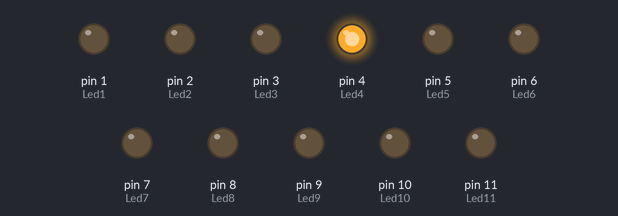
Recording of a sketch running on a simulated Arduino Uno, built with avr-gcc and run on an emulated ATmega328P. Parts: output pins drawn as LEDs (lit = HIGH).

Above: at 0.1 s.
At 0.9 s:
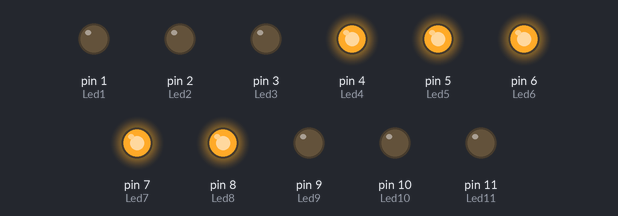
At 1.7 s:
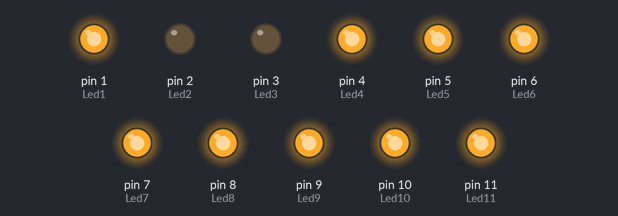
At 12.7 s:
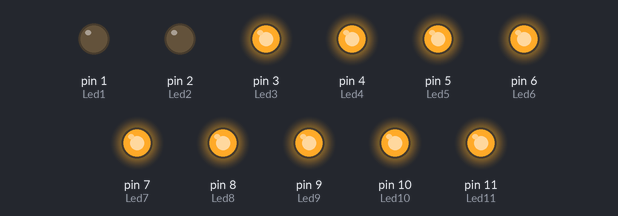
At 25.3 s:
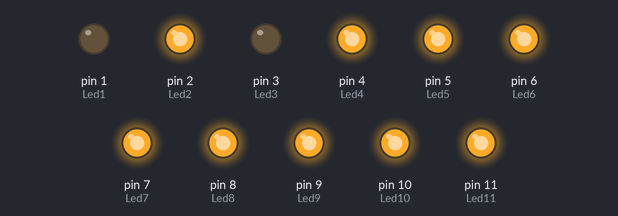
At 36.3 s:
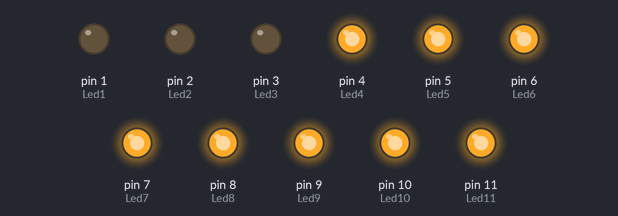
Timing chart, 0 to 39.4 s (numbered marks = the images above):
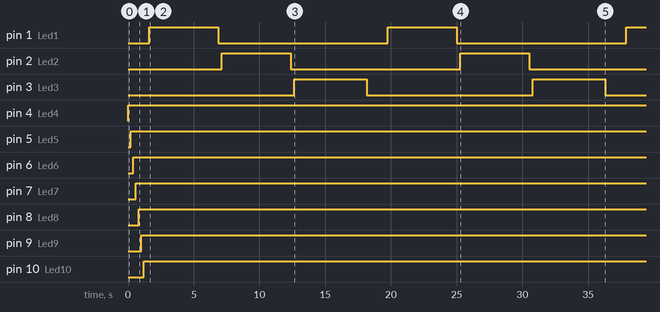

The sketch:

_____v1.ino
```cpp
int Led1 = 1;
int Led2 = 2;
int Led3 = 3;
const int Led4 = 4;
const int Led5 = 5;
const int Led6 = 6;
const int Led7 = 7;
const int Led8 = 8;
const int Led9 = 9;
const int Led10 = 10;
const int Led11 = 11;

void setup() {
  pinMode(Led1, OUTPUT);
  pinMode(Led2, OUTPUT);
  pinMode(Led3, OUTPUT);
  pinMode(Led4, OUTPUT);
  pinMode(Led5, OUTPUT);
  pinMode(Led6, OUTPUT);
  pinMode(Led7, OUTPUT);
  pinMode(Led8, OUTPUT);
  pinMode(Led9, OUTPUT);
  pinMode(Led10, OUTPUT);
  pinMode(Led11, OUTPUT);


}
void Kim(int pin, int speed) {
  for (int brightness = 255; brightness >= 0; brightness--) {
    analogWrite(pin, brightness);
    delay(speed);
  }
}
void Dight3() {
  digitalWrite(9, HIGH);
  digitalWrite(10, HIGH);
  digitalWrite(4, HIGH);
  digitalWrite(5, HIGH);
  digitalWrite(7, HIGH);
}
void Dight2() {
  digitalWrite(10, HIGH);
  digitalWrite(11, HIGH);
  digitalWrite(7, HIGH);
  digitalWrite(6, HIGH);
  digitalWrite(5, HIGH);
}
void Dight1() {
  digitalWrite(4, HIGH);
  digitalWrite(10, HIGH);
}

void loop() {
  int i = 200;
  digitalWrite(Led4, HIGH);
  delay(i);
  digitalWrite(Led5, HIGH);
  delay(i);
  digitalWrite(Led6, HIGH);
  delay(i);
  digitalWrite(Led7, HIGH);
  delay(i);
  digitalWrite(Led8, HIGH);
  delay(i);
  digitalWrite(Led9, HIGH);
  delay(i);
  digitalWrite(Led10, HIGH);
  delay(i);
  digitalWrite(Led11, HIGH);
  delay(i);
 analogWrite (Led1, 255); delay(5000);
  Kim(Led1, 2);
  analogWrite (Led2, 255); delay(5000);
  Kim(Led2, 2);
  analogWrite (Led3, 255); delay(5000);
  Kim(Led3, 2);
}
```

Measured:
- by itself, pin 1 (Led1), pin 2 (Led2): alternates HIGH for 5.3 s and LOW for 12.9 s
- by itself, pin 3 (Led3): alternates HIGH for 5.5 s and LOW for 12.6 s
- by itself, pin 4 (Led4): LOW → HIGH at 0.00 s
- by itself, pin 5 (Led5): LOW → HIGH at 0.20 s
- by itself, pin 6 (Led6): LOW → HIGH at 0.40 s
- by itself, pin 7 (Led7): LOW → HIGH at 0.60 s
- by itself, pin 8 (Led8): LOW → HIGH at 0.80 s
- by itself, pin 9 (Led9): LOW → HIGH at 1.0 s
